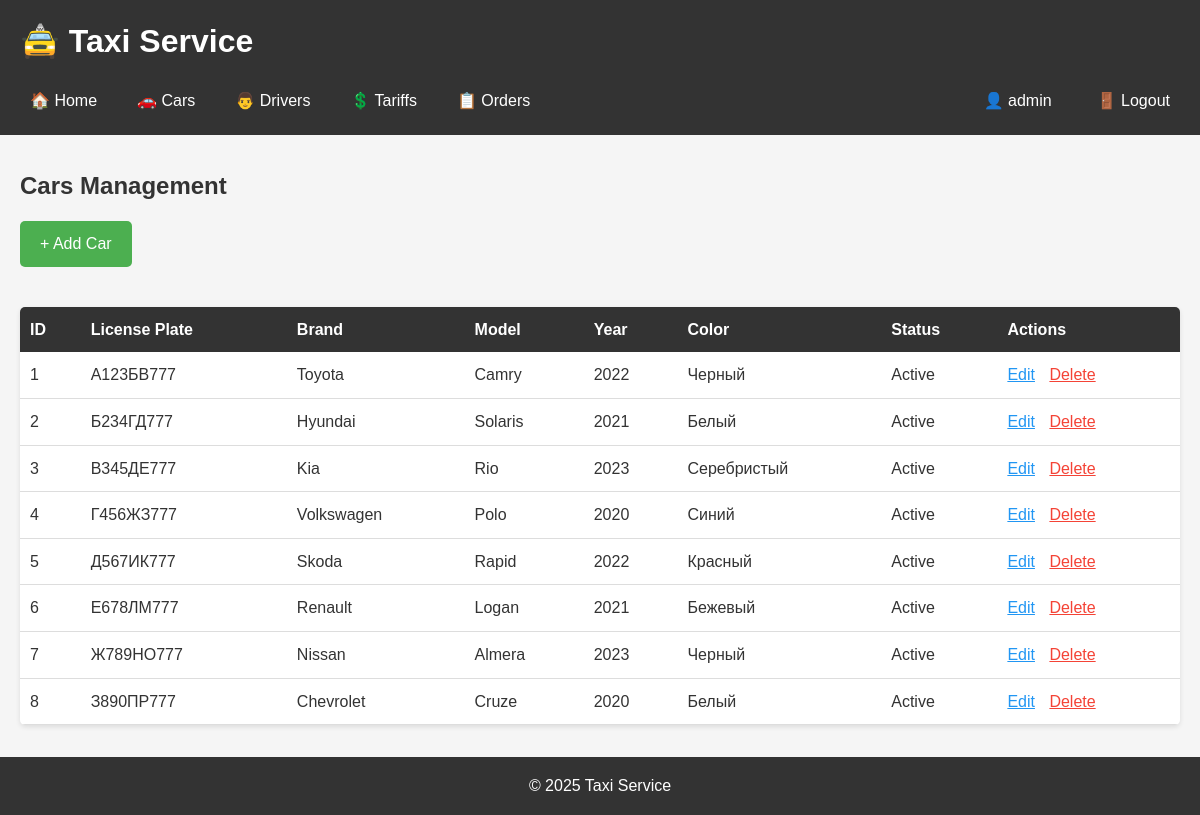
The page /pages/cars.php (signed in) on the database its author committed.
### tables this page shows
CREATE TABLE `cars` (
  `car_id` int(11) NOT NULL,
  `license_plate` varchar(20) NOT NULL,
  `brand` varchar(50) NOT NULL,
  `model` varchar(50) NOT NULL,
  `year` int(11) NOT NULL,
  `color` varchar(30) DEFAULT NULL,
  `is_active` tinyint(1) DEFAULT 1
);

### includes/auth.php (called while the page is built, shortened)
<?php
function getUserRole() {
    return $_SESSION["role"];
}
?>

### pages/cars.php (the view, shortened to what this page needs)
<?php
require_once "../includes/auth.php";
include "../includes/header.php";
$cars = $pdo->query("SELECT * FROM cars ORDER BY car_id")->fetchAll();
?>
<h2>Cars Management</h2>
<?php if ($role === "admin"): ?>
<a href="car_form.php" class="btn" style="background: #4CAF50; color: white; padding: 10px 20px; text-decoration: none; border-radius: 5px; display: inline-block; margin-bottom: 20px;">+ Add Car</a>
<?php endif; ?>
<table style="width: 100%; border-collapse: collapse; margin-top: 20px;">
    <thead>
        <tr style="background: #333; color: white;">
            <th style="padding: 10px; text-align: left;">ID</th>
            <th style="padding: 10px; text-align: left;">License Plate</th>
            <th style="padding: 10px; text-align: left;">Brand</th>
            <th style="padding: 10px; text-align: left;">Model</th>
            <th style="padding: 10px; text-align: left;">Year</th>
            <th style="padding: 10px; text-align: left;">Color</th>
            <th style="padding: 10px; text-align: left;">Status</th>
            <?php if ($role === "admin"): ?>
            <th style="padding: 10px; text-align: left;">Actions</th>
            <?php endif; ?>
        </tr>
    </thead>
    <tbody>
        <?php foreach ($cars as $car): ?>
        <tr style="border-bottom: 1px solid #ddd;">
            <td style="padding: 10px;"><?= $car["car_id"] ?></td>
            <td style="padding: 10px;"><?= htmlspecialchars($car["license_plate"]) ?></td>
            <td style="padding: 10px;"><?= htmlspecialchars($car["brand"]) ?></td>
            <td style="padding: 10px;"><?= htmlspecialchars($car["model"]) ?></td>
            <td style="padding: 10px;"><?= $car["year"] ?></td>
            <td style="padding: 10px;"><?= htmlspecialchars($car["color"]) ?></td>
            <td style="padding: 10px;"><?= $car["is_active"] ? "Active" : "Inactive" ?></td>
            <?php if ($role === "admin"): ?>
            <td style="padding: 10px;">
                <a href="car_form.php?id=<?= $car["car_id"] ?>" style="color: #2196F3; margin-right: 10px;">Edit</a>
                <a href="../actions/delete_car.php?id=<?= $car["car_id"] ?>" onclick="return confirm('Delete?')" style="color: #f44336;">Delete</a>
            </td>
            <?php endif; ?>
        </tr>
        <?php endforeach; ?>
    </tbody>
</table>
<?php include "../includes/footer.php"; ?>

### assets/style.css (style rules this page uses)
* { margin: 0; padding: 0; box-sizing: border-box; }
body { font-family: Arial, sans-serif; background-color: #f5f5f5; color: #333; line-height: 1.6; }
h2 { margin-bottom: 1rem; color: #333; }
table { background: white; border-radius: 5px; overflow: hidden; box-shadow: 0 2px 5px rgba(0,0,0,0.1); }
.btn { display: inline-block; padding: 10px 20px; background: #4CAF50; color: white; text-decoration: none; border-radius: 5px; transition: background 0.3s; }

### rows shown on the page
cars: car_id "1", license_plate "А123БВ777", brand "Toyota", model "Camry", year "2022", color "Черный", is_active "Active"
cars: car_id "2", license_plate "Б234ГД777", brand "Hyundai", model "Solaris", year "2021", color "Белый", is_active "Active"
cars: car_id "3", license_plate "В345ДЕ777", brand "Kia", model "Rio", year "2023", color "Серебристый", is_active "Active"
cars: car_id "4", license_plate "Г456ЖЗ777", brand "Volkswagen", model "Polo", year "2020", color "Синий", is_active "Active"
cars: car_id "5", license_plate "Д567ИК777", brand "Skoda", model "Rapid", year "2022", color "Красный", is_active "Active"
cars: car_id "6", license_plate "Е678ЛМ777", brand "Renault", model "Logan", year "2021", color "Бежевый", is_active "Active"
cars: car_id "7", license_plate "Ж789НО777", brand "Nissan", model "Almera", year "2023", color "Черный", is_active "Active"
cars: car_id "8", license_plate "З890ПР777", brand "Chevrolet", model "Cruze", year "2020", color "Белый", is_active "Active"

### other values the page prints
$_SESSION['username'] "admin"
